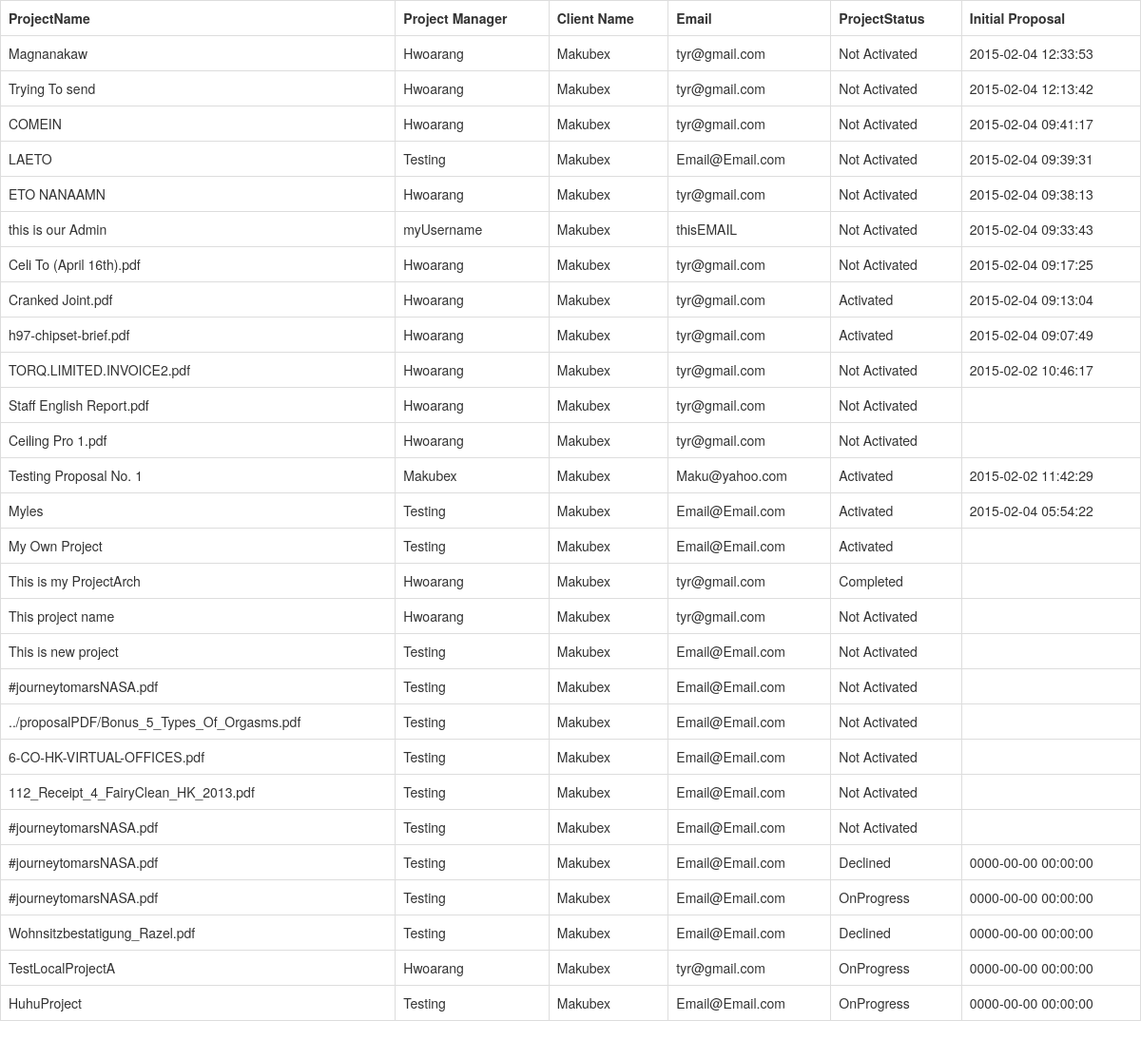
Page /AdminFunction/GenerateReportsProjects.php on the committed database.
### tables this page shows
CREATE TABLE IF NOT EXISTS `project` (
  `projectID` int(11) NOT NULL AUTO_INCREMENT,
  `adminOwner` int(11) DEFAULT '1',
  `userID` int(11) NOT NULL,
  `ProjectName` text NOT NULL,
  `Activated` int(11) NOT NULL DEFAULT '0',
  `projectcategoryID` int(11) NOT NULL DEFAULT '0',
  `filePath` text,
  `View` int(11) NOT NULL DEFAULT '0',
  `Employees` text,
  `Scale` text,
  PRIMARY KEY (`projectID`)
);

CREATE TABLE IF NOT EXISTS `users` (
  `usersID` int(11) NOT NULL AUTO_INCREMENT,
  `UserName` text NOT NULL,
  `FirstName` text,
  `LastName` text,
  `Email` text NOT NULL,
  `Password` text NOT NULL,
  `Activated` int(11) DEFAULT '0',
  `Role` int(11) NOT NULL,
  `Avatar` text,
  PRIMARY KEY (`usersID`)
);

CREATE TABLE IF NOT EXISTS `projectfiles` (
  `projectFilesID` int(11) NOT NULL AUTO_INCREMENT,
  `userID` int(11) NOT NULL,
  `pathfile` text NOT NULL,
  `filename` text NOT NULL,
  `projectID` int(11) NOT NULL,
  `TimeStamp` timestamp NOT NULL,
  `Uploader` int(11) DEFAULT NULL,
  PRIMARY KEY (`projectFilesID`)
);

### AdminFunction/GenerateReportsProjects.php (the view, shortened to what this page needs)
<!doctype html>
<html>
<head>
<link href="../bootstrap/css/bootstrap.css" type="text/css" rel="stylesheet"/>
<?php require_once("../Connections/LFIConnection.php");?>
</head>
<body>
<?php $result = mysqli_query($con,"SELECT * FROM `project` JOIN `users` ON `project`.adminOwner = `users`.usersID ORDER BY `project`.projectID DESC");
	?>
<table class="table table-bordered">
<tr>
<th>ProjectName</th>
<th>Project Manager</th>
<th>Client Name</th>
<th>Email</th>
<th>ProjectStatus</th>
<th>Initial Proposal</th>
</tr>
<?php while($row = mysqli_fetch_array($result)){
	$projectqueID =   $row['projectID'];
	?>
<?php $resultAct = mysqli_query($con,"SELECT `project`.Activated AS ProjectStatus FROM `project` JOIN `users` ON `project`.adminOwner = `users`.usersID WHERE `project`.projectID = $projectqueID");
		$rowAct = mysqli_fetch_assoc($resultAct);
		$projectStatusNo = $rowAct['ProjectStatus'];
				if($projectStatusNo == 0){
				$projectStatus = "Not Activated";
				}else if($projectStatusNo == 1){
				$projectStatus = "Activated";
				}else if($projectStatusNo == 2){
				$projectStatus = "OnProgress";
				}else if($projectStatusNo == 3){
				$projectStatus = "Declined";
				}else if($projectStatusNo == 4){
				$projectStatus = "Completed";
				}
?>
<?php $resultOwner = mysqli_query($con,"SELECT * FROM `project` JOIN `users` ON `project`.userID = `users`.usersID");
		$rowOwner = mysqli_fetch_assoc($resultOwner);
		$projectClient = $rowOwner['UserName']; ?>
<?php $resultprj = mysqli_query($con,"SELECT `projectfiles`.TimeStamp FROM `projectfiles` WHERE `projectID` = $projectqueID ORDER BY `projectfiles`.projectFilesID ASC");
		$rowprj = mysqli_fetch_assoc($resultprj);
		$InitialProjDate = $rowprj['TimeStamp']; ?>
<tr>
<td><?php echo $row['ProjectName']; ?></td>
<td><?php echo $row['UserName']; ?></td>
<td><?php echo $projectClient; ?> </td>
<td><?php echo $row['Email']; ?></td>
<td><?php echo $projectStatus; ?> </td>
<td><?php echo $InitialProjDate; ?> </td>
</tr>
<?php  } ?>
</table>
</body>
</html>

### rows in the picture
project: ProjectName "Magnanakaw", users.UserName "Hwoarang", userID.UserName "Makubex", users.Email "tyr@gmail.com", Activated "Not Activated", projectfiles.TimeStamp "2015-02-04 12:33:53"
project: ProjectName "Trying To send", users.UserName "Hwoarang", userID.UserName "Makubex", users.Email "tyr@gmail.com", Activated "Not Activated", projectfiles.TimeStamp "2015-02-04 12:13:42"
project: ProjectName "COMEIN", users.UserName "Hwoarang", users.UserName "Makubex", users.Email "tyr@gmail.com", Activated "Not Activated", projectfiles.TimeStamp "2015-02-04 09:41:17"
project: ProjectName "LAETO", users.UserName "Testing", users.UserName "Makubex", users.Email "Email@Email.com", Activated "Not Activated", projectfiles.TimeStamp "2015-02-04 09:39:31"
project: ProjectName "ETO NANAAMN", users.UserName "Hwoarang", users.UserName "Makubex", users.Email "tyr@gmail.com", Activated "Not Activated", projectfiles.TimeStamp "2015-02-04 09:38:13"
project: ProjectName "this is our Admin", users.UserName "myUsername", users.UserName "Makubex", users.Email "thisEMAIL", Activated "Not Activated", projectfiles.TimeStamp "2015-02-04 09:33:43"
project: ProjectName "Celi To (April 16th).pdf", users.UserName "Hwoarang", users.UserName "Makubex", users.Email "tyr@gmail.com", Activated "Not Activated", projectfiles.TimeStamp "2015-02-04 09:17:25"
project: ProjectName "Cranked Joint.pdf", users.UserName "Hwoarang", users.UserName "Makubex", users.Email "tyr@gmail.com", Activated "Activated", projectfiles.TimeStamp "2015-02-04 09:13:04"
project: ProjectName "h97-chipset-brief.pdf", users.UserName "Hwoarang", users.UserName "Makubex", users.Email "tyr@gmail.com", Activated "Activated", projectfiles.TimeStamp "2015-02-04 09:07:49"
project: ProjectName "TORQ.LIMITED.INVOICE2.pdf", users.UserName "Hwoarang", users.UserName "Makubex", users.Email "tyr@gmail.com", Activated "Not Activated", projectfiles.TimeStamp "2015-02-02 10:46:17"
project: ProjectName "Staff English Report.pdf", users.UserName "Hwoarang", users.UserName "Makubex", users.Email "tyr@gmail.com", Activated "Not Activated"
project: ProjectName "Ceiling Pro 1.pdf", users.UserName "Hwoarang", users.UserName "Makubex", users.Email "tyr@gmail.com", Activated "Not Activated"
project: ProjectName "Testing Proposal No. 1", userID.UserName "Makubex", userID.Email "Maku@yahoo.com", Activated "Activated", projectfiles.TimeStamp "2015-02-02 11:42:29"
project: ProjectName "Myles", users.UserName "Testing", users.UserName "Makubex", users.Email "Email@Email.com", Activated "Activated", projectfiles.TimeStamp "2015-02-04 05:54:22"
project: ProjectName "My Own Project", users.UserName "Testing", users.UserName "Makubex", users.Email "Email@Email.com", Activated "Activated"
project: ProjectName "This is my ProjectArch", userID.UserName "Hwoarang", users.UserName "Makubex", userID.Email "tyr@gmail.com", Activated "Completed"
project: ProjectName "This project name", users.UserName "Hwoarang", users.UserName "Makubex", users.Email "tyr@gmail.com", Activated "Not Activated"
project: ProjectName "This is new project", userID.UserName "Testing", users.UserName "Makubex", userID.Email "Email@Email.com", Activated "Not Activated"
project: ProjectName "#journeytomarsNASA.pdf", users.UserName "Testing", users.UserName "Makubex", users.Email "Email@Email.com", Activated "Not Activated"
project: ProjectName "../proposalPDF/Bonus_5_Types_Of_Orgasms.pdf", users.UserName "Testing", users.UserName "Makubex", users.Email "Email@Email.com", Activated "Not Activated"
project: ProjectName "6-CO-HK-VIRTUAL-OFFICES.pdf", users.UserName "Testing", users.UserName "Makubex", users.Email "Email@Email.com", Activated "Not Activated"
project: ProjectName "112_Receipt_4_FairyClean_HK_2013.pdf", users.UserName "Testing", users.UserName "Makubex", users.Email "Email@Email.com", Activated "Not Activated"
project: ProjectName "#journeytomarsNASA.pdf", users.UserName "Testing", users.UserName "Makubex", users.Email "Email@Email.com", Activated "Not Activated"
project: ProjectName "#journeytomarsNASA.pdf", users.UserName "Testing", users.UserName "Makubex", users.Email "Email@Email.com", Activated "Declined", projectfiles.TimeStamp "0000-00-00 00:00:00"
project: ProjectName "#journeytomarsNASA.pdf", userID.UserName "Testing", users.UserName "Makubex", userID.Email "Email@Email.com", Activated "OnProgress", projectfiles.TimeStamp "0000-00-00 00:00:00"
project: ProjectName "Wohnsitzbestatigung_Razel.pdf", users.UserName "Testing", users.UserName "Makubex", users.Email "Email@Email.com", Activated "Declined", projectfiles.TimeStamp "0000-00-00 00:00:00"
project: ProjectName "TestLocalProjectA", users.UserName "Hwoarang", userID.UserName "Makubex", users.Email "tyr@gmail.com", Activated "OnProgress", projectfiles.TimeStamp "0000-00-00 00:00:00"
project: ProjectName "HuhuProject", users.UserName "Testing", userID.UserName "Makubex", users.Email "Email@Email.com", Activated "OnProgress", projectfiles.TimeStamp "0000-00-00 00:00:00"
